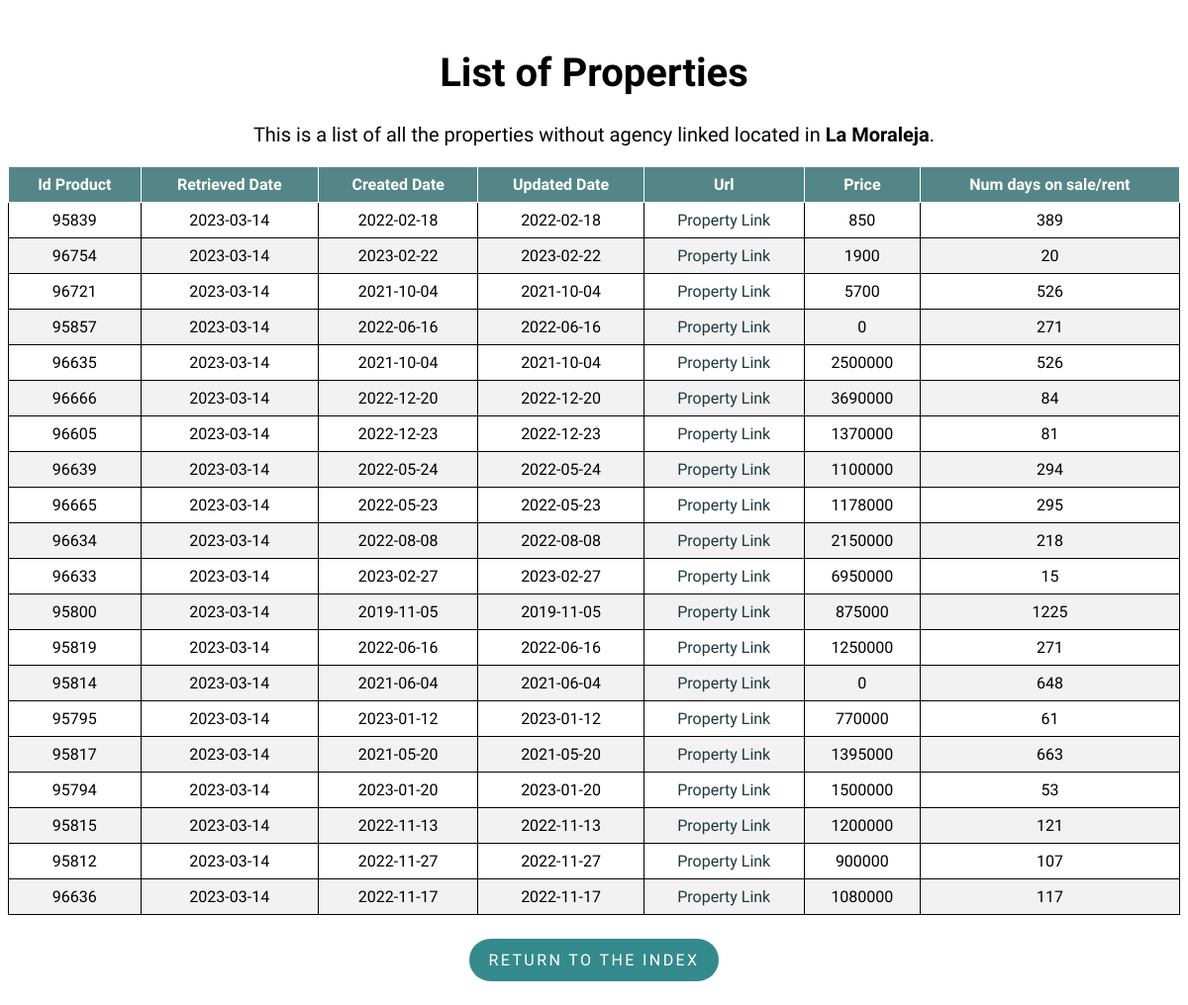
The app's page /property/La Moraleja with its own data.
### flask-app/app.py (models this page shows)
class Property(db.Model):
    __tablename__ = 'properties'
    id_product = db.Column(db.Integer, primary_key=True)
    retrieved_date = db.Column(db.Date)
    created_date = db.Column(db.Date)
    url = db.Column(db.Text)
    mobile = db.Column(db.Integer)
    agency = db.Column(db.Text)
    real_estate_id = db.Column(db.Integer)
    price = db.Column(db.Integer)
    type_id = db.Column(db.Integer)
    trans_type_id = db.Column(db.Integer)
    location = db.Column(db.Text)
    num_days = db.Column(db.Integer)
    updated_date = db.Column(db.Date)

### flask-app/app.py (the view)
@app.route('/property/<location>', methods=['GET', 'POST'])
def property(location):
    properties = Property.query.filter_by(
        type_id=1, location=location).order_by(Property.url).distinct()
    return render_template('list.html', properties=properties, location=location)

### flask-app/templates/list.html (shortened to what this page needs)
<!DOCTYPE html>
<html lang="en">
<head>
    <link rel="stylesheet" type="text/css" href="{{ url_for('static', filename='styles/style.css') }}">
    <link rel="stylesheet" type="text/css" href="{{ url_for('static', filename='styles/tablesort.css') }}">
</head>
<body>
    <h1 class="list_header" style="font-size:40px;">List of Properties</h1>
    <p class="list_header" style="margin-top: 25px;font-size:20px;">This is a list of all the properties without agency linked located in
        <strong>{{ location }}</strong>.
    </p>
    <table class="table table-sortable">
        <thead>
            <tr>
                <th>Id Product</th>
                <th>Retrieved Date</th>
                <th>Created Date</th>
                <th>Updated Date</th>
                <th>Url</th>
                <th>Price</th>
                <th>Num days on sale/rent</th>
            </tr>
        </thead>
        <tbody>
            {% for property in properties %}
            <tr>
                <td>{{ property.id_product }}</td>
                <td>{{ property.retrieved_date }}</td>
                <td>{{ property.created_date }}</td>
                <td>{{ property.updated_date }}</td>
                <td>
                    <a class="property_link" href={{ property.url }}>Property Link</a>
                </td>
                <td><a>{{ property.price }}</a></td>
                <td>{{ property.num_days }}</td>
            </tr>
            {% endfor %}
        </tbody>
    </table>
    <div class = "btn_container">
        <p class="return_btn"><a class = "btn_link" href="{{ url_for('index') }}">Return to the index</a></p>
    </div>
</body>
</html>

### flask-app/static/styles/style.css (style rules this page uses)
body { font-family: 'Muli','Open Sans','Open Sans-fallback',sans-serif; }
table, th, td { border: 1px solid; }
table { width: 100%; border-collapse: collapse; }
th, td { text-align: center; padding: 8px; }
tr:nth-child(even) { background-color: #f2f2f2 }
th { background-color: rgb(84, 134, 135); color: white; }
.index_header, .list_header { margin-top: 50px; text-align: center; }
a.property_link { text-decoration: none; }
a.property_link:link, a.property_link:visited { color: rgb(28, 58, 58); }
.return_btn { display: inline-block; padding: .75rem 1.25rem; border-radius: 10rem; text-transform: uppercase; font-size: 1rem; letter-spacing: .15rem; transition: all .3s; position: relative; overflow: hidden; z-index: 1; background-color: rgb(52, 138, 140); }
.btn_link { text-decoration: none; color: #fff; }
.btn_container { margin-top: 8px; display: flex; justify-content: center; align-items: center; }

### flask-app/static/styles/tablesort.css (style rules this page uses)
.table-sortable th { cursor: pointer; }

### records on screen
Property: id_product "95839", retrieved_date "2023-03-14", created_date "2022-02-18", updated_date "2022-02-18", price "850", num_days "389"
Property: id_product "96754", retrieved_date "2023-03-14", created_date "2023-02-22", updated_date "2023-02-22", price "1900", num_days "20"
Property: id_product "96721", retrieved_date "2023-03-14", created_date "2021-10-04", updated_date "2021-10-04", price "5700", num_days "526"
Property: id_product "95857", retrieved_date "2023-03-14", created_date "2022-06-16", updated_date "2022-06-16", price "0", num_days "271"
Property: id_product "96635", retrieved_date "2023-03-14", created_date "2021-10-04", updated_date "2021-10-04", price "2500000", num_days "526"
Property: id_product "96666", retrieved_date "2023-03-14", created_date "2022-12-20", updated_date "2022-12-20", price "3690000", num_days "84"
Property: id_product "96605", retrieved_date "2023-03-14", created_date "2022-12-23", updated_date "2022-12-23", price "1370000", num_days "81"
Property: id_product "96639", retrieved_date "2023-03-14", created_date "2022-05-24", updated_date "2022-05-24", price "1100000", num_days "294"
Property: id_product "96665", retrieved_date "2023-03-14", created_date "2022-05-23", updated_date "2022-05-23", price "1178000", num_days "295"
Property: id_product "96634", retrieved_date "2023-03-14", created_date "2022-08-08", updated_date "2022-08-08", price "2150000", num_days "218"
Property: id_product "96633", retrieved_date "2023-03-14", created_date "2023-02-27", updated_date "2023-02-27", price "6950000", num_days "15"
Property: id_product "95800", retrieved_date "2023-03-14", created_date "2019-11-05", updated_date "2019-11-05", price "875000", num_days "1225"
Property: id_product "95819", retrieved_date "2023-03-14", created_date "2022-06-16", updated_date "2022-06-16", price "1250000", num_days "271"
Property: id_product "95814", retrieved_date "2023-03-14", created_date "2021-06-04", updated_date "2021-06-04", price "0", num_days "648"
Property: id_product "95795", retrieved_date "2023-03-14", created_date "2023-01-12", updated_date "2023-01-12", price "770000", num_days "61"
Property: id_product "95817", retrieved_date "2023-03-14", created_date "2021-05-20", updated_date "2021-05-20", price "1395000", num_days "663"
Property: id_product "95794", retrieved_date "2023-03-14", created_date "2023-01-20", updated_date "2023-01-20", price "1500000", num_days "53"
Property: id_product "95815", retrieved_date "2023-03-14", created_date "2022-11-13", updated_date "2022-11-13", price "1200000", num_days "121"
Property: id_product "95812", retrieved_date "2023-03-14", created_date "2022-11-27", updated_date "2022-11-27", price "900000", num_days "107"
Property: id_product "96636", retrieved_date "2023-03-14", created_date "2022-11-17", updated_date "2022-11-17", price "1080000", num_days "117"

### other values on screen
{{ location }} "La Moraleja"
